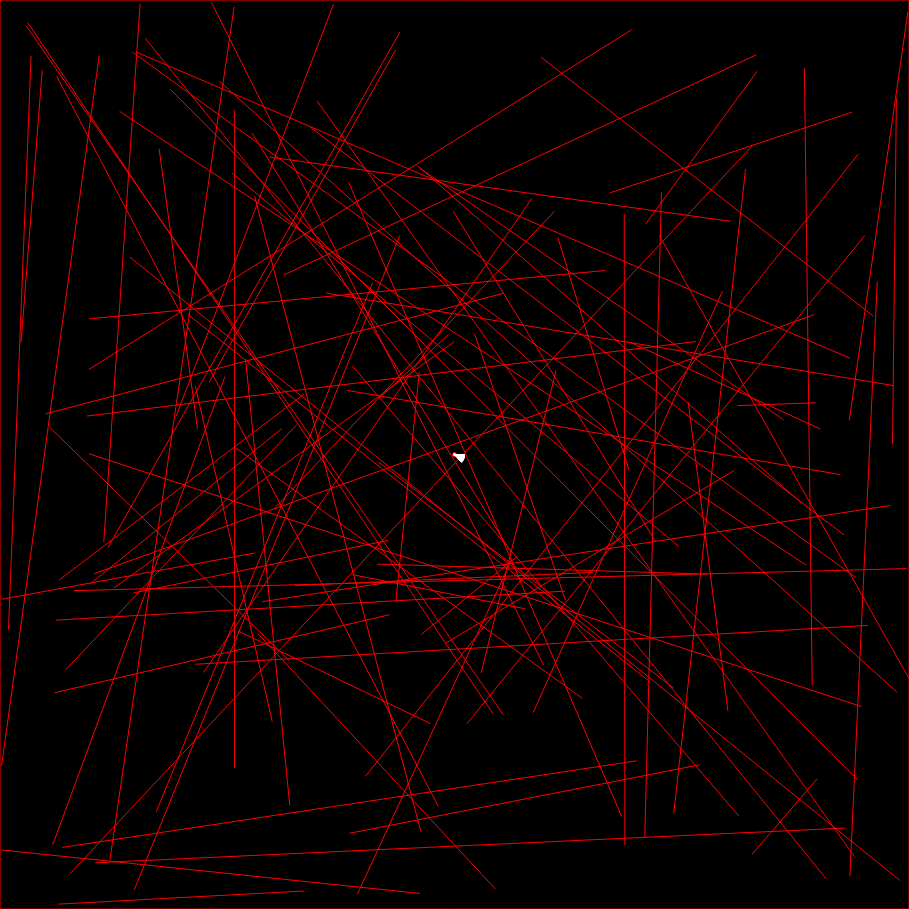
Frame 1 (no input)
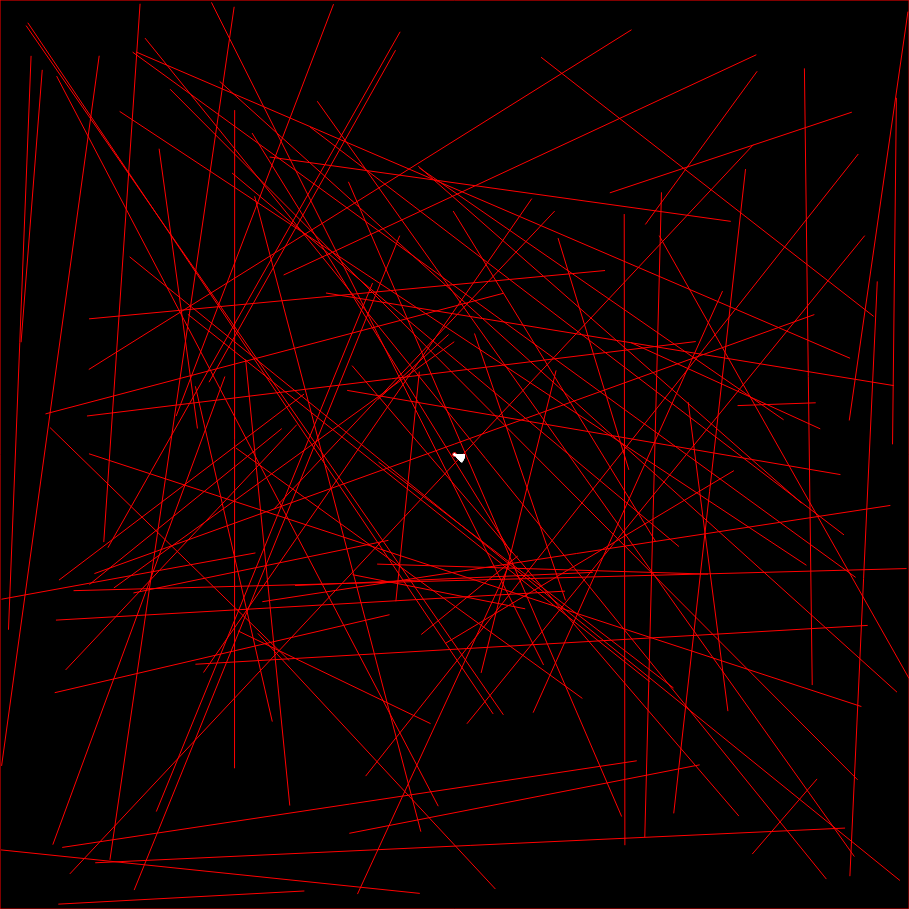
Frame 60 (no input)
Frame 120 (the mouse pressed at the canvas centre since frame 60): identical to frame 60, image omitted

The p5.js sketch that drew these frames (run headless with seeded random() and noise() and a simulated clock; from frame 60 on, the mouse is pressed at the canvas centre):

// p5.js sketch
// ── sketch.js

/*2D RAYCAST CREDIT GOES TO THE CODING TRAIN, THEY ARE AWESOME
https://www.youtube.com/watch?v=TOEi6T2mtHo&ab_channel=TheCodingTrain
*/

let walls = [];
let ray;
let particle;

// to decide what view we are using
let mode = 0;

// set dimensions for canvas
var CANVAS_WIDTH = window.innerHeight / 1.1;
var CANVAS_HEIGHT = window.innerHeight / 1.1;

function setup() {
  //setup canvas
  createCanvas(CANVAS_WIDTH, CANVAS_HEIGHT);
  //create random walls
  for (let i = 0; i < 100; i++)
  {
    let x1 = random(width);
    let x2 = random(width);
    let y1 = random(height);
    let y2 = random(height);
    walls[i] = new Boundary(x1,y1,x2,y2);
  }

  // add boundary walls
      //top
      walls.push(new Boundary(0,0,CANVAS_WIDTH,0));
      //bottom
      walls.push(new Boundary(0,CANVAS_HEIGHT,CANVAS_WIDTH,CANVAS_HEIGHT));
      //left
      walls.push(new Boundary(0,0,0,CANVAS_HEIGHT));
      //right
 
      walls.push(new Boundary(CANVAS_WIDTH,0,CANVAS_WIDTH,CANVAS_HEIGHT));
      
  // create ray emitter
  particle = new Particle(50, 0.25);
}


function renderManager()
{
  if (mode == 0)
  {
    // function for the 2D view
    render2D();
  }else {
    // function for the 3D view
    render3D(particle.look(walls), 1000);
  }
  
  
}

function draw() {
  // make background
  background(0);

  
 
  //update player/particle
 // particle.update(mouseX, mouseY);
  
  particle.look(walls);
  
  //function to decide view mode
  renderManager();
   
  //function for controls
  playerController();

}

function playerController()
{
  //particle turning
  if (keyIsDown(LEFT_ARROW)) {
    particle.turn(2, -1);
  } 
  
  if (keyIsDown(RIGHT_ARROW)) {
    particle.turn(2, 1);
  }

  //particle movement
  if (keyIsDown(UP_ARROW)) {
    particle.move(1);
  } 
  
  if (keyIsDown(DOWN_ARROW)) {
    particle.move(-1);
  }

  if (keyIsDown(84))
  {
    mode = 0;
  }

  if (keyIsDown(82))
  {
    mode = 1;
  }
  

}

function render2D()
{
  //render walls
  for (let wall of walls)
  {
    wall.show();  
  }

  //render player
  particle.show();


}

//function to correct fish eye
function lensCorrect(i, length)
{
  let range = (i/length * 4)

  let equation = (range - 2) * (range - 2) * .01 + .95;
  return equation;
}

function render3D(distArray, vision)
{ 
  
  //for each ray
  for (let i = 0; i < distArray.length; i++)
  {
    
    // //styling
    // fill(0,0,255);
    // //positions
    noStroke();

    /*Old code for height: 
           let rectHeight = ((vision - distArray[i]) / vision) * CANVAS_HEIGHT;
    (fish eye effect)


      *buggy but no fish eye
    //  var z = distArray[i] * Math.cos(i, particle.getFov());
    //  let rectHeight = CANVAS_HEIGHT/z
    */
   // Modify distance to prevent fish eye effect
      // let perAngle = (i/distArray.length) * particle.getFov();
      // let a = (i <= distArray/2)  ? (distArray.length/2 - perAngle) + particle.getDegree() : (distArray.length/2 + perAngle) + particle.getDegree()
      // distArray[i] *= Math.cos(a);

      // calculated variables for columm dimensions
    let rectHeight = ((vision - distArray[i]) / vision) * CANVAS_HEIGHT;
    rectHeight = CANVAS_HEIGHT / distArray[i];
     let rectXpos = i * CANVAS_WIDTH / distArray.length;
     fill(rectHeight/CANVAS_HEIGHT * 255)
     let rectYpos =  (CANVAS_HEIGHT/2) - (rectHeight/2);
     let rectWidth = CANVAS_WIDTH / distArray.length;

     //correct height
     rectHeight = rectHeight * lensCorrect(i, distArray.length);

    stroke(rectHeight/CANVAS_HEIGHT * 255);
    
    if (rectHeight < 0)
    {
      rectHeight = 0;
    }

    //console.log(lensCorrect(i, distArray.length));
     rect(rectXpos,rectYpos,rectWidth,rectHeight);
     stroke(0);

    // console.log("X:" + rectXpos + " Y:" + rectYpos + "  W:" + rectWidth + "  H:" + rectHeight);
    
    // //make a ray
    // rect(rectXpos, rectYpos, rectWidth, rectHeight);
  }

  
  

  

  
}


// ── boundary.js

/*ALL CREDIT GOES TO THE CODING TRAIN, THEY ARE AWESOME
https://www.youtube.com/watch?v=TOEi6T2mtHo&ab_channel=TheCodingTrain
*/
class Boundary
{
    constructor(x1,y1,x2,y2)
    {
        this.a = createVector(x1, y1);
        this.b = createVector(x2, y2);
    }

    show()
    {
        stroke(255,0,0);
        line(this.a.x, this.a.y, this.b.x, this.b.y);
    }


}
// ── particle.js

/*2D RAYCAST CREDIT GOES TO THE CODING TRAIN, THEY ARE AWESOME
https://www.youtube.com/watch?v=TOEi6T2mtHo&ab_channel=TheCodingTrain
*/
class Particle
{
    constructor(fov, speed)
    {
        this.pos = createVector(width/2, height/2);
        this.rays = [];
        this.degree = 0;
        this.fov = fov;
        this.speed = speed;
        this.heading = 0;
        this.preformanceValue = 20;
        // for each degree create ray
        //use this to control FOV
        for (let a = this.degree; a < this.fov; a += this.fov/window.innerWidth * this.preformanceValue)
        {
           this.rays.push(new Ray(this.pos, radians(a)));
        }
    }

    show()
    {
        fill(255);
        ellipse(this.pos.x, this.pos.y, 4);
        
        

        //render object's rays
        for (let ray of this.rays)
        {
            ray.show();
        }

        
        
    }

    look(walls)
    {
        var distArray = [];
        for(let ray of this.rays)
        {
            let closest = null;
            let record = Infinity;
            // find closest wall
            for (let wall of walls){
                const pt = ray.cast(wall);
                //closest wall can only be calculated if we have 1 or more points
                if (pt)
                {
                    //variable to find distance for points
                    let d = p5.Vector.dist(this.pos, pt);
                    //console.log(this.heading);
                    //   const a = ray.dir.heading() - this.heading;
                    //   d *= Math.cos(a);
                         
                    // sort out the closest point
                    if (d < record)
                    {
                        record = d;
                        closest = pt;
                    }
                    record = min(d, record);
                    
                } 
            } 
            //render point to closest wall
            if (closest)
            {
                line(this.pos.x, this.pos.y, closest.x, closest.y);

                //find dist between player and closes pos
                let distance = sqrt(((this.pos.x - closest.x) * (this.pos.x - closest.x)) + ((this.pos.y - closest.y) * (this.pos.y - closest.y)));

                //store distance to array to be rendered
                distArray.push(distance);
            }  
        }

        return distArray;

    }

    update(x,y)
    {
        //used for mouse movement, not needed for player movement
        this.pos.x = x;
        this.pos.y = y;
    }

    



    turn(force, dir)
    {
        this.degree = this.degree + force * dir;
        this.heading = this.degree * Math.PI/180;
        
        // add limits to degree
        if (this.degree > 360)
        {
            this.degree = 0;
        }

        if (this.degree < 0)
        {
            this.degree = 360;
        }

        this.rays = [];

        for (let a = this.degree; a < this.fov + this.degree; a += this.fov/window.innerWidth * this.preformanceValue)
        {
           this.rays.push(new Ray(this.pos, radians(a)));
        }
    }

    move(dir)
    {
        //to account for degree offset of around 65 degrees (need to subtract)
        let degreeOffset = this.degree - 65;

        if (degreeOffset > 360)
        {
            degreeOffset = degreeOffset - 360
        }

        if (degreeOffset < 0)
        {
            degreeOffset = 360 - abs(degreeOffset);
        }

        let forward_x = Math.cos(degreeOffset * Math.PI/180);
        let forward_y = -Math.sin(degreeOffset * Math.PI/180);


        this.pos.y += forward_x * this.speed * dir;
        this.pos.x += forward_y * this.speed * dir;
    }

    getDegree()
    {
        return this.degree;
    }

    getFov()
    {
        return this.fov;
    }
}
// ── ray.js

/*ALL CREDIT GOES TO THE CODING TRAIN, THEY ARE AWESOME
https://www.youtube.com/watch?v=TOEi6T2mtHo&ab_channel=TheCodingTrain
*/
class Ray
{
    constructor(pos, angle)
    {
        this.pos = pos;
        this.dir = p5.Vector.fromAngle(angle);
    }

    lookAt(x, y)
    {
        this.dir.x = x - this.pos.x;
        this.dir.y = y - this.pos.y;
        this.dir.normalize;
    }

    //function to display object;
    show()
    {
        stroke(255);
        push();
        translate(this.pos.x, this.pos.y);
        line(0,0,this.dir.x * 10, this.dir.y*10);
        pop();
    }

    //function for detecting wall collision
    cast(wall)
    {
        //declare variables for the wall's points
         const x1 = wall.a.x;
         const y1 = wall.a.y;
         const x2 = wall.b.x;
         const y2 = wall.b.y;

         //declare variables regarding this objects position
         const x3 = this.pos.x;
         const y3 = this.pos.y;
         const x4 = this.pos.x + this.dir.x;
         const y4 = this.pos.y + this.dir.y;

         //actual calculations for collision
         const den = (x1 - x2) * (y3 - y4) - (y1 - y2) * (x3 - x4);
        if (den == 0)
        {
            return;
        }
         
         const t = ((x1 - x3) * (y3 - y4) - (y1 - y3) * (x3 - x4)) / den;
         const u = -((x1 - x2) * (y1 - y3) - (y1 - y2) * (x1 - x3)) / den;
        if (t > 0 && t < 1 && u > 0)
        {
            const pt = createVector();
            pt.x = x1 + t * (x2 - x1);
            pt.y = y1 + t * (y2 - y1);
            return pt;
        }
        else
        {
            return;
        }
    }
}
// ── style.css
html, body {
  margin: 0;
  padding: 0;
}

canvas {
  display: block;
}

#defaultCanvas0
{
  display: block;
  position: absolute;
  transform: translate(-50%, -50%);

  left: 50vw;
  top:50vh;
}

#ins
{
  position: absolute;
  right: 10vw;
  top: 20vh;

}
